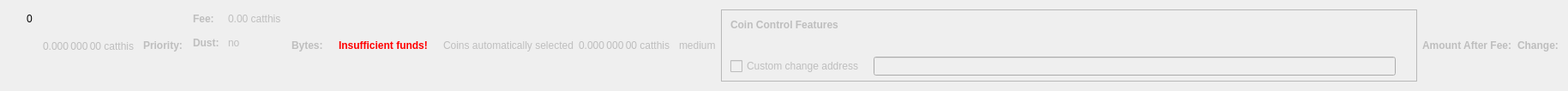
    <widget class="QWidget" name="dummyHideWidget" native="true">
     <property name="maximumSize">
      <size>
       <width>100</width>
       <height>22</height>
      </size>
     </property>
     <layout class="QHBoxLayout" name="dummyHideLayout">
      <item>
       <layout class="QFormLayout" name="formLayoutCoinControl1">
        <property name="horizontalSpacing">
         <number>10</number>
        </property>
        <property name="verticalSpacing">
         <number>14</number>
        </property>
        <property name="leftMargin">
         <number>10</number>
        </property>
        <property name="topMargin">
         <number>4</number>
        </property>
        <property name="rightMargin">
         <number>6</number>
        </property>
        <item row="0" column="1">
         <widget class="QLabel" name="labelCoinControlBytes">
          <property name="cursor">
           <cursorShape>IBeamCursor</cursorShape>
          </property>
          <property name="contextMenuPolicy">
           <enum>Qt::ActionsContextMenu</enum>
          </property>
          <property name="text">
           <string notr="true">0</string>
          </property>
          <property name="textInteractionFlags">
           <set>Qt::LinksAccessibleByMouse|Qt::TextSelectableByKeyboard|Qt::TextSelectableByMouse</set>
          </property>
         </widget>
        </item>
       </layout>
      </item>
      <item>
       <widget class="QLabel" name="labelCoinControlAfterFee">
        <property name="enabled">
         <bool>false</bool>
        </property>
        <property name="sizePolicy">
         <sizepolicy hsizetype="Fixed" vsizetype="Fixed">
          <horstretch>0</horstretch>
          <verstretch>0</verstretch>
         </sizepolicy>
        </property>
        <property name="minimumSize">
         <size>
          <width>111</width>
          <height>12</height>
         </size>
        </property>
        <property name="maximumSize">
         <size>
          <width>111</width>
          <height>12</height>
         </size>
        </property>
        <property name="cursor">
         <cursorShape>IBeamCursor</cursorShape>
        </property>
        <property name="contextMenuPolicy">
         <enum>Qt::ActionsContextMenu</enum>
        </property>
        <property name="text">
         <string notr="true">0.000 000 00 catthis</string>
        </property>
        <property name="textInteractionFlags">
         <set>Qt::LinksAccessibleByMouse|Qt::TextSelectableByKeyboard|Qt::TextSelectableByMouse</set>
        </property>
       </widget>
      </item>
      <item>
       <widget class="QLabel" name="labelCoinControlPriorityText">
        <property name="enabled">
         <bool>false</bool>
        </property>
        <property name="font">
         <font>
          <weight>75</weight>
          <bold>true</bold>
         </font>
        </property>
        <property name="text">
         <string>Priority:</string>
        </property>
       </widget>
      </item>
      <item>
       <layout class="QHBoxLayout" name="horizontalLayout"/>
      </item>
      <item>
       <layout class="QFormLayout" name="formLayoutCoinControl3">
        <property name="horizontalSpacing">
         <number>10</number>
        </property>
        <property name="verticalSpacing">
         <number>14</number>
        </property>
        <property name="leftMargin">
         <number>6</number>
        </property>
        <property name="topMargin">
         <number>4</number>
        </property>
        <property name="rightMargin">
         <number>6</number>
        </property>
        <item row="0" column="0">
         <widget class="QLabel" name="labelCoinControlFeeText">
          <property name="enabled">
           <bool>false</bool>
          </property>
          <property name="font">
           <font>
            <weight>75</weight>
            <bold>true</bold>
           </font>
          </property>
          <property name="text">
           <string>Fee:</string>
          </property>
          <property name="margin">
           <number>0</number>
          </property>
         </widget>
        </item>
        <item row="0" column="1">
         <widget class="QLabel" name="labelCoinControlFee">
          <property name="enabled">
           <bool>false</bool>
          </property>
          <property name="cursor">
           <cursorShape>IBeamCursor</cursorShape>
          </property>
          <property name="contextMenuPolicy">
           <enum>Qt::ActionsContextMenu</enum>
          </property>
          <property name="text">
           <string notr="true">0.00 catthis</string>
          </property>
          <property name="textInteractionFlags">
           <set>Qt::LinksAccessibleByMouse|Qt::TextSelectableByKeyboard|Qt::TextSelectableByMouse</set>
          </property>
         </widget>
        </item>
        <item row="1" column="0">
         <widget class="QLabel" name="labelCoinControlLowOutputText">
          <property name="enabled">
           <bool>false</bool>
          </property>
          <property name="font">
           <font>
            <weight>75</weight>
            <bold>true</bold>
           </font>
          </property>
          <property name="text">
           <string>Dust:</string>
          </property>
         </widget>
        </item>
        <item row="1" column="1">
         <widget class="QLabel" name="labelCoinControlLowOutput">
          <property name="enabled">
           <bool>false</bool>
          </property>
          <property name="cursor">
           <cursorShape>IBeamCursor</cursorShape>
          </property>
          <property name="contextMenuPolicy">
           <enum>Qt::ActionsContextMenu</enum>
          </property>
          <property name="text">
           <string>no</string>
          </property>
          <property name="textInteractionFlags">
           <set>Qt::LinksAccessibleByMouse|Qt::TextSelectableByKeyboard|Qt::TextSelectableByMouse</set>
          </property>
         </widget>
        </item>
       </layout>
      </item>
      <item>
       <widget class="QLabel" name="labelCoinControlBytesText">
        <property name="enabled">
         <bool>false</bool>
        </property>
        <property name="font">
         <font>
          <weight>75</weight>
          <bold>true</bold>
         </font>
        </property>
        <property name="text">
         <string>Bytes:</string>
        </property>
       </widget>
      </item>
      <item>
       <layout class="QFormLayout" name="formLayoutCoinControl2">
        <property name="horizontalSpacing">
         <number>10</number>
        </property>
        <property name="verticalSpacing">
         <number>14</number>
        </property>
        <property name="leftMargin">
         <number>6</number>
        </property>
        <property name="topMargin">
         <number>4</number>
        </property>
        <property name="rightMargin">
         <number>6</number>
        </property>
       </layout>
      </item>
      <item>
       <layout class="QHBoxLayout" name="horizontalLayoutCoinControl2">
        <property name="spacing">
         <number>8</number>
        </property>
        <property name="bottomMargin">
         <number>10</number>
        </property>
       </layout>
      </item>
      <item>
       <widget class="QLabel" name="labelCoinControlInsuffFunds">
        <property name="enabled">
         <bool>false</bool>
        </property>
        <property name="minimumSize">
         <size>
          <width>0</width>
          <height>0</height>
         </size>
        </property>
        <property name="font">
         <font>
          <weight>75</weight>
          <bold>true</bold>
         </font>
        </property>
        <property name="styleSheet">
         <string notr="true">color:red;font-weight:bold;</string>
        </property>
        <property name="text">
         <string>Insufficient funds!</string>
        </property>
        <property name="margin">
         <number>5</number>
        </property>
       </widget>
      </item>
      <item>
       <layout class="QFormLayout" name="formLayoutCoinControl4">
        <property name="horizontalSpacing">
         <number>10</number>
        </property>
        <property name="verticalSpacing">
         <number>14</number>
        </property>
        <property name="leftMargin">
         <number>6</number>
        </property>
        <property name="topMargin">
         <number>4</number>
        </property>
        <property name="rightMargin">
         <number>6</number>
        </property>
       </layout>
      </item>
      <item>
       <widget class="QLabel" name="labelCoinControlAutomaticallySelected">
        <property name="enabled">
         <bool>false</bool>
        </property>
        <property name="sizePolicy">
         <sizepolicy hsizetype="Fixed" vsizetype="Fixed">
          <horstretch>0</horstretch>
          <verstretch>0</verstretch>
         </sizepolicy>
        </property>
        <property name="minimumSize">
         <size>
          <width>0</width>
          <height>0</height>
         </size>
        </property>
        <property name="maximumSize">
         <size>
          <width>240</width>
          <height>16777215</height>
         </size>
        </property>
        <property name="text">
         <string>Coins automatically selected</string>
        </property>
        <property name="margin">
         <number>5</number>
        </property>
       </widget>
      </item>
      <item>
       <widget class="QLabel" name="labelCoinControlChange">
        <property name="enabled">
         <bool>false</bool>
        </property>
        <property name="sizePolicy">
         <sizepolicy hsizetype="Fixed" vsizetype="Fixed">
          <horstretch>0</horstretch>
          <verstretch>0</verstretch>
         </sizepolicy>
        </property>
        <property name="minimumSize">
         <size>
          <width>111</width>
          <height>0</height>
         </size>
        </property>
        <property name="maximumSize">
         <size>
          <width>111</width>
          <height>16777215</height>
         </size>
        </property>
        <property name="cursor">
         <cursorShape>IBeamCursor</cursorShape>
        </property>
        <property name="contextMenuPolicy">
         <enum>Qt::ActionsContextMenu</enum>
        </property>
        <property name="text">
         <string notr="true">0.000 000 00 catthis</string>
        </property>
        <property name="textInteractionFlags">
         <set>Qt::LinksAccessibleByMouse|Qt::TextSelectableByKeyboard|Qt::TextSelectableByMouse</set>
        </property>
       </widget>
      </item>
      <item>
       <widget class="QLabel" name="labelCoinControlPriority">
        <property name="enabled">
         <bool>false</bool>
        </property>
        <property name="cursor">
         <cursorShape>IBeamCursor</cursorShape>
        </property>
        <property name="contextMenuPolicy">
         <enum>Qt::ActionsContextMenu</enum>
        </property>
        <property name="text">
         <string>medium</string>
        </property>
        <property name="textInteractionFlags">
         <set>Qt::LinksAccessibleByMouse|Qt::TextSelectableByKeyboard|Qt::TextSelectableByMouse</set>
        </property>
       </widget>
      </item>
      <item>
       <widget class="QFrame" name="frameCoinControl">
        <property name="sizePolicy">
         <sizepolicy hsizetype="Expanding" vsizetype="Expanding">
          <horstretch>0</horstretch>
          <verstretch>0</verstretch>
         </sizepolicy>
        </property>
        <property name="maximumSize">
         <size>
          <width>16777215</width>
          <height>16777215</height>
         </size>
        </property>
        <property name="frameShape">
         <enum>QFrame::StyledPanel</enum>
        </property>
        <property name="frameShadow">
         <enum>QFrame::Sunken</enum>
        </property>
        <layout class="QVBoxLayout" name="verticalLayoutCoinControl2_2">
         <property name="spacing">
          <number>0</number>
         </property>
         <property name="leftMargin">
          <number>0</number>
         </property>
         <property name="topMargin">
          <number>0</number>
         </property>
         <property name="rightMargin">
          <number>0</number>
         </property>
         <property name="bottomMargin">
          <number>6</number>
         </property>
         <item>
          <layout class="QVBoxLayout" name="verticalLayoutCoinControl" stretch="0,0,0,1">
           <property name="spacing">
            <number>0</number>
           </property>
           <property name="leftMargin">
            <number>10</number>
           </property>
           <property name="topMargin">
            <number>10</number>
           </property>
           <item>
            <layout class="QHBoxLayout" name="horizontalLayoutCoinControl1">
             <property name="bottomMargin">
              <number>15</number>
             </property>
             <item>
              <widget class="QLabel" name="labelCoinControlFeatures">
               <property name="enabled">
                <bool>false</bool>
               </property>
               <property name="sizePolicy">
                <sizepolicy hsizetype="Preferred" vsizetype="Maximum">
                 <horstretch>0</horstretch>
                 <verstretch>0</verstretch>
                </sizepolicy>
               </property>
               <property name="font">
                <font>
                 <weight>75</weight>
                 <bold>true</bold>
                </font>
               </property>
               <property name="styleSheet">
                <string notr="true">font-weight:bold;</string>
               </property>
               <property name="text">
                <string>Coin Control Features</string>
               </property>
              </widget>
             </item>
            </layout>
           </item>
           <item>
            <widget class="QWidget" name="widgetCoinControl" native="true">
             <property name="sizePolicy">
              <sizepolicy hsizetype="Preferred" vsizetype="Preferred">
               <horstretch>0</horstretch>
               <verstretch>0</verstretch>
              </sizepolicy>
             </property>
             <property name="minimumSize">
              <size>
               <width>0</width>
               <height>0</height>
              </size>
             </property>
             <property name="styleSheet">
              <string notr="true"/>
             </property>
             <layout class="QHBoxLayout" name="horizontalLayoutCoinControl5_2">
              <property name="leftMargin">
               <number>0</number>
              </property>
              <property name="topMargin">
               <number>0</number>
              </property>
              <property name="rightMargin">
               <number>0</number>
              </property>
              <property name="bottomMargin">
               <number>0</number>
              </property>
              <item>
               <layout class="QHBoxLayout" name="horizontalLayoutCoinControl3">
                <property name="spacing">
                 <number>20</number>
                </property>
                <property name="topMargin">
                 <number>0</number>
                </property>
                <property name="bottomMargin">
                 <number>10</number>
                </property>
               </layout>
              </item>
             </layout>
            </widget>
           </item>
           <item>
            <layout class="QHBoxLayout" name="horizontalLayoutCoinControl4" stretch="0,0,0">
             <property name="spacing">
              <number>12</number>
             </property>
             <property name="sizeConstraint">
              <enum>QLayout::SetDefaultConstraint</enum>
             </property>
             <property name="topMargin">
              <number>5</number>
             </property>
             <property name="rightMargin">
              <number>5</number>
             </property>
             <item>
              <widget class="QCheckBox" name="checkBoxCoinControlChange">
               <property name="enabled">
                <bool>false</bool>
               </property>
               <property name="toolTip">
                <string>If this is activated, but the change address is empty or invalid, change will be sent to a newly generated address.</string>
               </property>
               <property name="text">
                <string>Custom change address</string>
               </property>
              </widget>
             </item>
             <item>
              <widget class="QValidatedLineEdit" name="lineEditCoinControlChange">
               <property name="enabled">
                <bool>false</bool>
               </property>
               <property name="sizePolicy">
                <sizepolicy hsizetype="Expanding" vsizetype="Fixed">
                 <horstretch>0</horstretch>
                 <verstretch>0</verstretch>
                </sizepolicy>
               </property>
              </widget>
             </item>
             <item>
              <widget class="QLabel" name="labelCoinControlChangeLabel_2">
               <property name="sizePolicy">
                <sizepolicy hsizetype="Preferred" vsizetype="Expanding">
                 <horstretch>0</horstretch>
                 <verstretch>0</verstretch>
                </sizepolicy>
               </property>
               <property name="minimumSize">
                <size>
                 <width>0</width>
                 <height>0</height>
                </size>
               </property>
               <property name="text">
                <string/>
               </property>
               <property name="margin">
                <number>3</number>
               </property>
              </widget>
             </item>
            </layout>
           </item>
           <item>
            <spacer name="verticalSpacerCoinControl">
             <property name="orientation">
              <enum>Qt::Vertical</enum>
             </property>
             <property name="sizeHint" stdset="0">
              <size>
               <width>800</width>
               <height>1</height>
              </size>
             </property>
            </spacer>
           </item>
          </layout>
         </item>
        </layout>
       </widget>
      </item>
      <item>
       <widget class="QLabel" name="labelCoinControlAfterFeeText">
        <property name="enabled">
         <bool>false</bool>
        </property>
        <property name="minimumSize">
         <size>
          <width>0</width>
          <height>0</height>
         </size>
        </property>
        <property name="maximumSize">
         <size>
          <width>16777215</width>
          <height>16777215</height>
         </size>
        </property>
        <property name="font">
         <font>
          <weight>75</weight>
          <bold>true</bold>
         </font>
        </property>
        <property name="text">
         <string>Amount After Fee:</string>
        </property>
        <property name="alignment">
         <set>Qt::AlignLeading|Qt::AlignLeft|Qt::AlignVCenter</set>
        </property>
        <property name="margin">
         <number>0</number>
        </property>
       </widget>
      </item>
      <item>
       <widget class="QLabel" name="labelCoinControlChangeText">
        <property name="enabled">
         <bool>false</bool>
        </property>
        <property name="sizePolicy">
         <sizepolicy hsizetype="Preferred" vsizetype="Preferred">
          <horstretch>0</horstretch>
          <verstretch>0</verstretch>
         </sizepolicy>
        </property>
        <property name="minimumSize">
         <size>
          <width>0</width>
          <height>0</height>
         </size>
        </property>
        <property name="maximumSize">
         <size>
          <width>16777215</width>
          <height>16777215</height>
         </size>
        </property>
        <property name="font">
         <font>
          <weight>75</weight>
          <bold>true</bold>
         </font>
        </property>
        <property name="text">
         <string>Change:</string>
        </property>
        <property name="alignment">
         <set>Qt::AlignLeading|Qt::AlignLeft|Qt::AlignVCenter</set>
        </property>
       </widget>
      </item>
     </layout>
    </widget>
